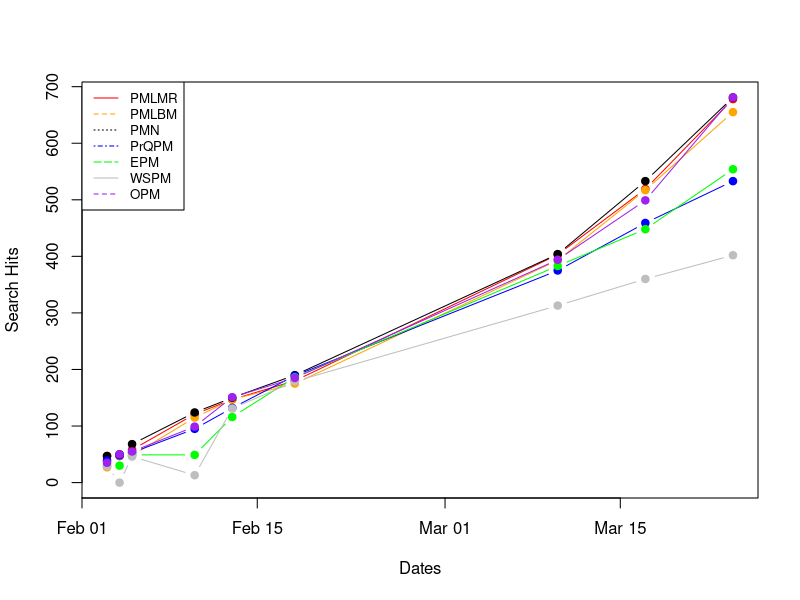

Source code (R):
wuhanqueries <- read.csv("data/wuhan-pubmed-searches-long.csv", sep = ",")
wuhanqueries$Date <- as.Date(wuhanqueries$Date, "%Y-%m-%d")

tiff('plots/fig6-covid-searches.tif', width = 3840, height = 2160, pointsize = 12, res = 300)
#jpeg('plots/fig6-covid-searches.jpg', width = 3840, height = 2160, pointsize = 12, res = 300)
plot(wuhanqueries$Date[wuhanqueries$Databases=="PubMedLegacyMostRecent"],
     wuhanqueries$Hits[wuhanqueries$Databases=="PubMedLegacyMostRecent"],
     type = "b",
     pch = 19,
     col = "red",
     xlab = "Dates",
     ylab = "Search Hits",
     xlim = range(wuhanqueries$Date),
     ylim = range(wuhanqueries$Hits))

lines(wuhanqueries$Date[wuhanqueries$Databases=="PubMedLegacyBestMatch"],
      wuhanqueries$Hits[wuhanqueries$Databases=="PubMedLegacyBestMatch"],
      pch = 19,
      col = "orange",
      type = "b")

lines(wuhanqueries$Date[wuhanqueries$Databases=="PubMedNew"],
      wuhanqueries$Hits[wuhanqueries$Databases=="PubMedNew"],
      pch = 19,
      col = "black",
      type = "b")

lines(wuhanqueries$Date[wuhanqueries$Databases=="ProQuestPubmed"],
      wuhanqueries$Hits[wuhanqueries$Databases=="ProQuestPubmed"],
      pch = 19,
      col = "blue",
      type = "b")

lines(wuhanqueries$Date[wuhanqueries$Databases=="EBSCOhostPubMed"],
      wuhanqueries$Hits[wuhanqueries$Databases=="EBSCOhostPubMed"],
      pch = 19,
      col = "green",
      type = "b")

lines(wuhanqueries$Date[wuhanqueries$Databases=="WebofSciencePubMed"],
      wuhanqueries$Hits[wuhanqueries$Databases=="WebofSciencePubMed"],
      pch = 19,
      col = "gray",
      type = "b")
 
lines(wuhanqueries$Date[wuhanqueries$Databases=="OvidPubMed"],
      wuhanqueries$Hits[wuhanqueries$Databases=="OvidPubMed"],
      pch = 19,
      col = "purple",
      type = "b")

legend("topleft", legend=c("PMLMR", "PMLBM", "PMN",
                       "PrQPM", "EPM", "WSPM", "OPM"),
       col = c("red", "orange", "black", "blue", "green", "gray", "purple"),
       lty=1:5, cex=0.8, ncol = 1)
dev.off()
